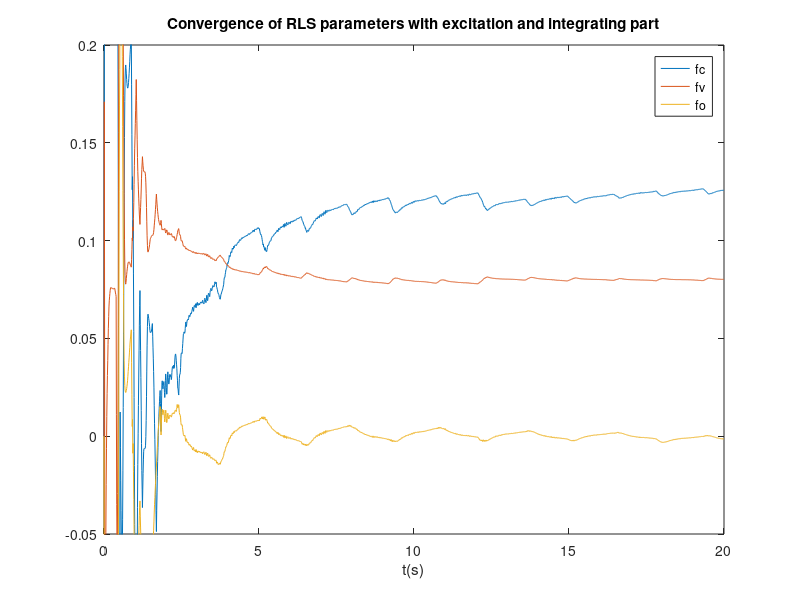

Reproduce this figure in MATLAB. (Note: a time limit stopped this script after it produced the figure.)
%%
figure;
load('foconmuchexc')
plot(double(t(1:end-1) - t(1))/1000, [fc;fv;fo])
axis([0 35 -0.05 0.2])
legend('fc','fv','fo')
xlabel('t(s)')
title('Convergence of RLS parameters with much excitation')
%%
figure;
load('foconnoexc')
plot(double(t - t(1))/1000, [fc;fv;fo])
axis([0 35 -0.05 0.2])
legend('fc','fv','fo')
xlabel('t(s)')
title('Convergence of RLS parameters with little excitation')
%%
figure;
load('foconmediumexc')
plot(double(t - t(1))/1000, [fc;fv;fo])
axis([0 35 -0.05 0.2])
legend('fc','fv','fo')
xlabel('t(s)')
title('Convergence of RLS parameters with some excitation')
%%
figure
load('withfrictionoffsetposcost100_1000_1500_2000_2500')
plot(double(t - t(1))/1000, [baseAng; pendAng])
axis([0 70 -0.3 0.1])
legend('\phi','\theta')
xlabel('t(s)')
title('Limit cycles with friction offset. (changed cost from 100->1000)')
%%
load('everything-rlsConverge-excitation')
plot(double(t - t(1))/1000, [fc;fv;fo])
axis([0 20 -0.05 0.2])
legend('fc','fv','fo')
xlabel('t(s)')
title('Convergence of RLS parameters with excitation and integrating part')
print('rlsconvoffset','-depsc')
%%
load('everything-rlsConverge-without-excitation')
plot(double(t - t(1))/1000, [fc;fv;fo])
axis([0 20 -0.05 0.2])
legend('fc','fv','fo')
xlabel('t(s)')
title('Convergence of RLS parameters without excitation and integrating part')
%% Ta inte denna
load('everything')
plot(double(t - t(1))/1000, [baseAng; pendAng])
legend('\phi','\Theta')
axis([0 20 -0.4 0.4])
xlabel('time (s)')
ylabel('radians (rad)')
%% k?r denna
load('everything2')
plot(double(t - t(1))/1000, [baseAng; pendAng])
legend('\phi','\Theta')
axis([0 16 -0.4 0.4])
xlabel('time (s)')
ylabel('radians (rad)')
%%
load('everything_step')
times = double(t - t(1))/1000;
plot(times, baseAng)
axis([0 10 -0.5 4])
ylabel('Base angle, $\varphi$, rad','interpreter','latex');
xlabel('time (s)')
print('srphiall','-depsc')
%%
load('everything_step')
times = double(t - t(1))/1000;
plot(times, baseAngVel)
axis([0 10 -10 10])
ylabel('Base angle velocity, $\dot{varphi}$, rad/s','interpreter','latex');
xlabel('time (s)')
print('srphidotall','-depsc')
%%
load('everything_step')
times = double(t - t(1))/1000;
plot(times, baseAngVel)
axis([0 10 -10 10])
ylabel('Base angle velocity, $\dot{varphi}$, rad/s','interpreter','latex');
xlabel('time (s)')
print('srphidotall','-depsc')
% plot(times, baseAng)
% ylabel('Base angle, $\varphi$, rad','interpreter','latex');
% xlabel('time (s)')
% figure;
% plot(times, baseAngVel)
% ylabel('Base angle velocity, $\dot{\varphi}$, rad/s','interpreter','latex');
% subplot(2,2,3)
% xlabel('time (s)')
% figure;
% plot(times, pendAng)
% ylabel('Pendulum angle, \theta, rad');
% subplot(2,2,4)
% xlabel('time (s)')
% figure;
% plot(times, pendAngVel)
% ylabel('Pendulum angle velocity, $\dot{\theta}$, rad/s,','interpreter','latex');
% axis([0 10000 -0.7 0.4])
% xlabel('time (s)')
% legend('f_c','f_v')
%% VLUF offset
load('everything2')
times = double(t - t(1))/1000
subplot(2,1,1)
plot(times, VL);
subplot(2,1,2)
plot(times, uF);
%axis([0 10000 -0.7 0.4])
%xlabel('time units')
%ylabel('parameters')
%legend('f_c','f_v')

max(uF)
min(uF)
